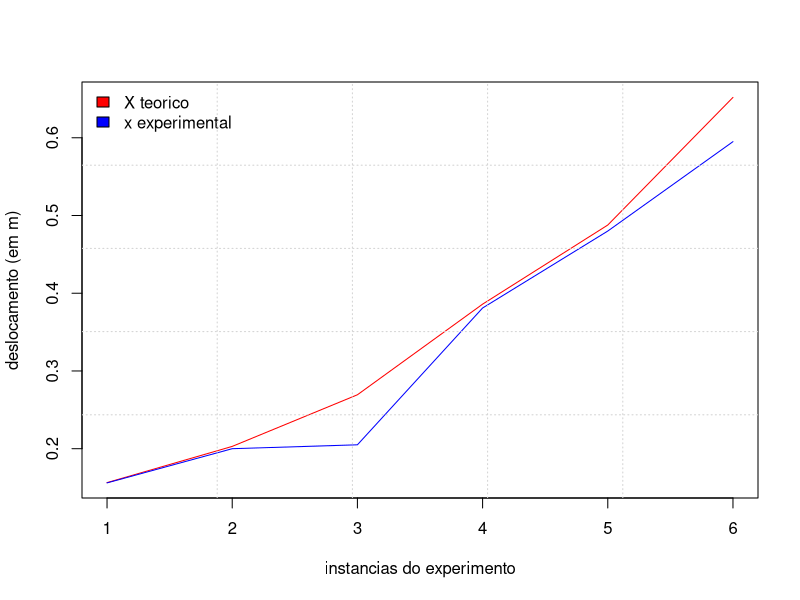
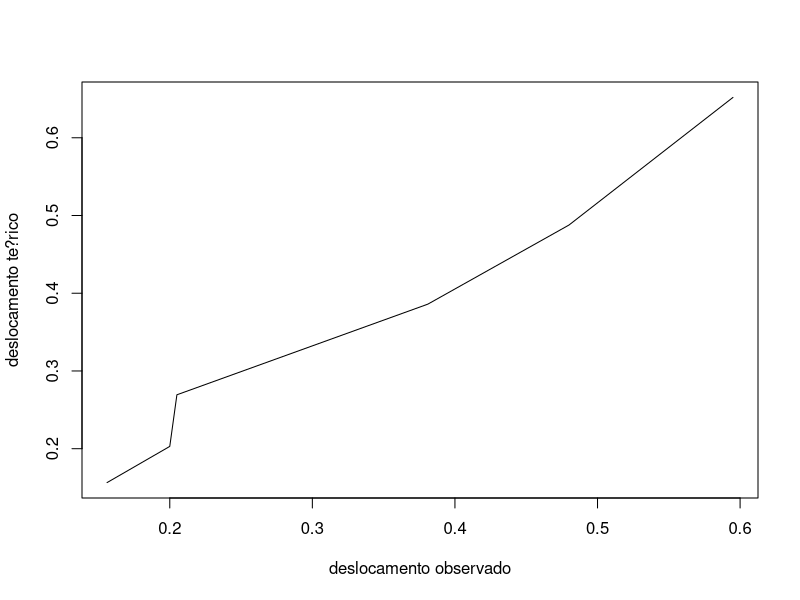

Write the R code that produced these figures, in order. (Note: this script raises an error after producing the figures.)
data <- read.csv("MEDIDA 2 - Sheet1.csv")
PendulumLengthEq <- function(t, g = 9.7833) {
  ((t/(2*pi))^2)*g
}

t1Mean = mean(data$verificacao.1[c(1:5)])
t2Mean = mean(data$verificacao.2[c(1:5)])

t = mean(c(t1Mean,t2Mean))

length = PendulumLengthEq(t)
print(length)

dadosOrig = read.csv("TABELAS - MEDIDA 1 - FISICA - experimento 1.csv")
dadosTrab <- dadosOrig
h<-dadosOrig[1,1]
g <- 9.7833 #m/s?
v0 <- sqrt(2*g*h)
dadosTrab$Vo.m.s. <- v0
dadosTrab$t.s. = (dadosTrab$t1.s.+dadosTrab$t2.s.)/2
dadosTrab$Xteor.t..m. <- v0*dadosTrab$t.s. + 0.5*g*dadosTrab$t.s.*dadosTrab$t.s.

plot(dadosTrab$Xteor.t..m., type = 'l', col='red', ylab = 'deslocamento (em m)', xlab='instancias do experimento')
lines(dadosTrab$Xexp.t..m., col='blue')
legend("topleft", legend=c("X teorico", "x experimental"),fill=c("red", "blue"), bty="n")
grid(nx=5,ny=5, col = 'lightgrey')

plot(dadosTrab$Xexp.t..m.,dadosTrab$Xteor.t..m., type = 'l', ylab = 'deslocamento te?rico', xlab = 'deslocamento observado' )
lines(function(x){x},type='l', col='green' )
  